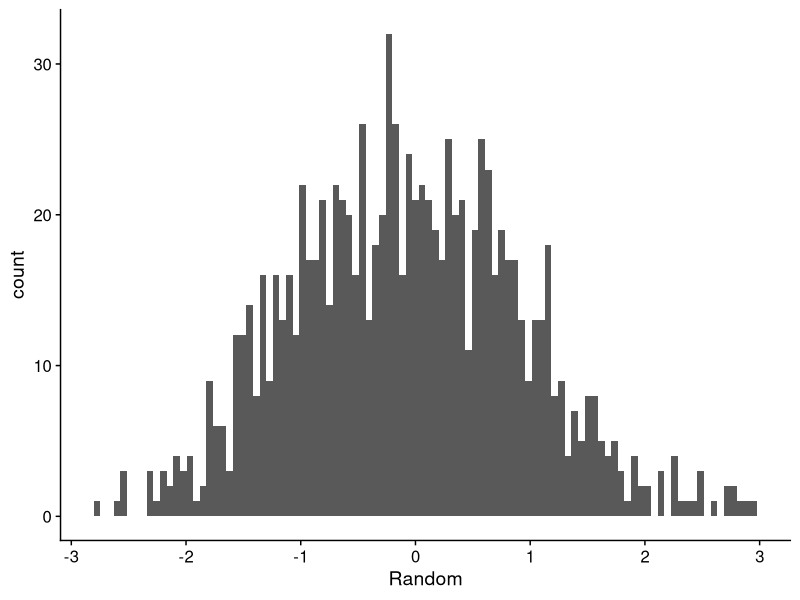

The R script that drew this image:
## ---- chunk 1
#| label: setup
#| echo: false
#| warning: false
#| message: false

library(tidyverse)
library(cowplot)
ggplot2::theme_set(theme_cowplot())
## ---- chunk 2

rand.vals <- tibble("Random" = rnorm(1000))

ggplot(rand.vals, aes(Random)) +
  geom_histogram(bins=100)  

